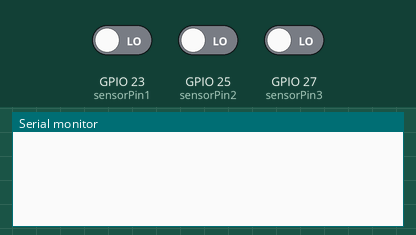
A sketch run on a simulated ESP32. Shown: the last lines printed to the serial monitor. The test bench sets the inputs (shaded band); at power-on: GPIO 23 (sensorPin1) LOW, GPIO 25 (sensorPin2) LOW, GPIO 27 (sensorPin3) LOW.

Above: at 1.2 s.
1.3 s: GPIO 23 (sensorPin1) driven HIGH
At 1.8 s:
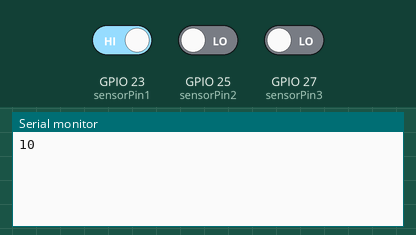
2.8 s: GPIO 25 (sensorPin2) driven HIGH
At 4.0 s:
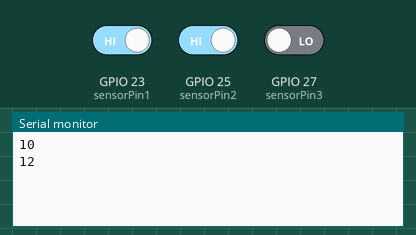
4.3 s: GPIO 27 (sensorPin3) driven HIGH
At 5.3 s:
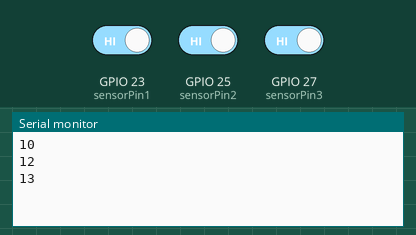
5.8 s: GPIO 23 (sensorPin1) driven LOW
At 6.4 s:
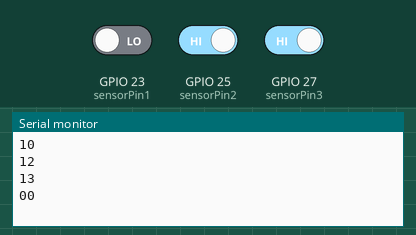
7.3 s: GPIO 25 (sensorPin2) driven LOW
At 8.5 s:
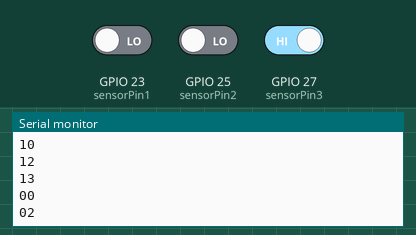
8.8 s: GPIO 27 (sensorPin3) driven LOW
At 9.9 s:
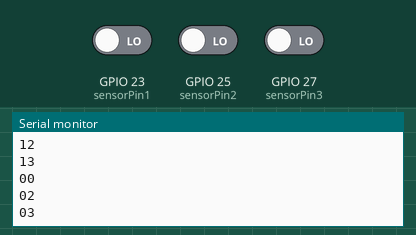
Timing chart, 0 to 11.3 s (numbered marks = the images above; inputs shaded):
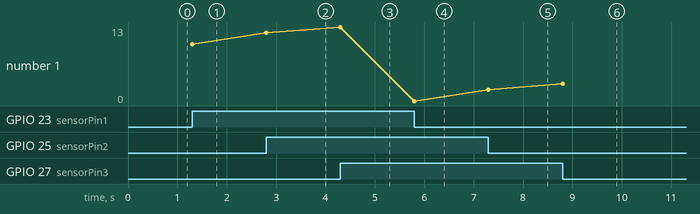

The sketch:

photodiodeDetect.ino
```cpp
//https://thearduinoworkshop.weebly.com/photodiode.html

int sensorPin1 = 23;
int sensorPin2 = 25;
int sensorPin3 = 27;

int sensorValue1 = 0;
int sensorValue2 = 0;
int sensorValue3 = 0;

int nextSensor1 = 0;
int nextSensor2 = 0;
int nextSensor3 = 0;

void setup() {
  // put your setup code here, to run once:
  Serial.begin(9600);
  pinMode(sensorPin1,INPUT);
  pinMode(sensorPin2,INPUT);
  pinMode(sensorPin3,INPUT);

}

void loop() {
  // put your main code here, to run repeatedly:
  sensorValue1= digitalRead(sensorPin1);
  sensorValue2= digitalRead(sensorPin2);
  sensorValue3= digitalRead(sensorPin3);

  if (sensorValue1 == HIGH){
    //Serial.println(sensorValue1);
    if (nextSensor1 == 0){
      Serial.println("10");
      nextSensor1 = 1;
    };
  }
  else{
    if (nextSensor1 == 1) {
      Serial.println("00");
      nextSensor1 = 0;
    };
  };
  if (sensorValue2 == HIGH)  {
    //Serial.println("2 ON");
    if (nextSensor2 == 0){
      Serial.println("12");
      nextSensor2 = 1;
    };
  }
  else{
    if (nextSensor2 == 1) {
      Serial.println("02");
      nextSensor2 = 0;
    };
  };
  if (sensorValue3 == HIGH){
    //Serial.println("3 ON");
    if (nextSensor3 == 0){
      Serial.println("13");
      nextSensor3 = 1;
    };
  }
  else{
    if (nextSensor3 == 1) {
      Serial.println("03");
      nextSensor3 = 0;
    };
  };


}
```

Measured:
- after the input at 1.3 s, the serial monitor: prints a new line at once (image 1)
- after the input at 2.8 s, the serial monitor: prints a new line at once (image 2)
- after the input at 4.3 s, the serial monitor: prints a new line at once (image 3)
- after the input at 5.8 s, the serial monitor: prints a new line at once (image 4)
- after the input at 7.3 s, the serial monitor: prints a new line at once (image 5)
- after the input at 8.8 s, the serial monitor: prints a new line at once (image 6)
- plotted number 1: 10 → 12 after the input at 2.8 s, 12 → 13 after the input at 4.3 s, 13 → 0 after the input at 5.8 s, 0 → 2 after the input at 7.3 s, 2 → 3 after the input at 8.8 s
